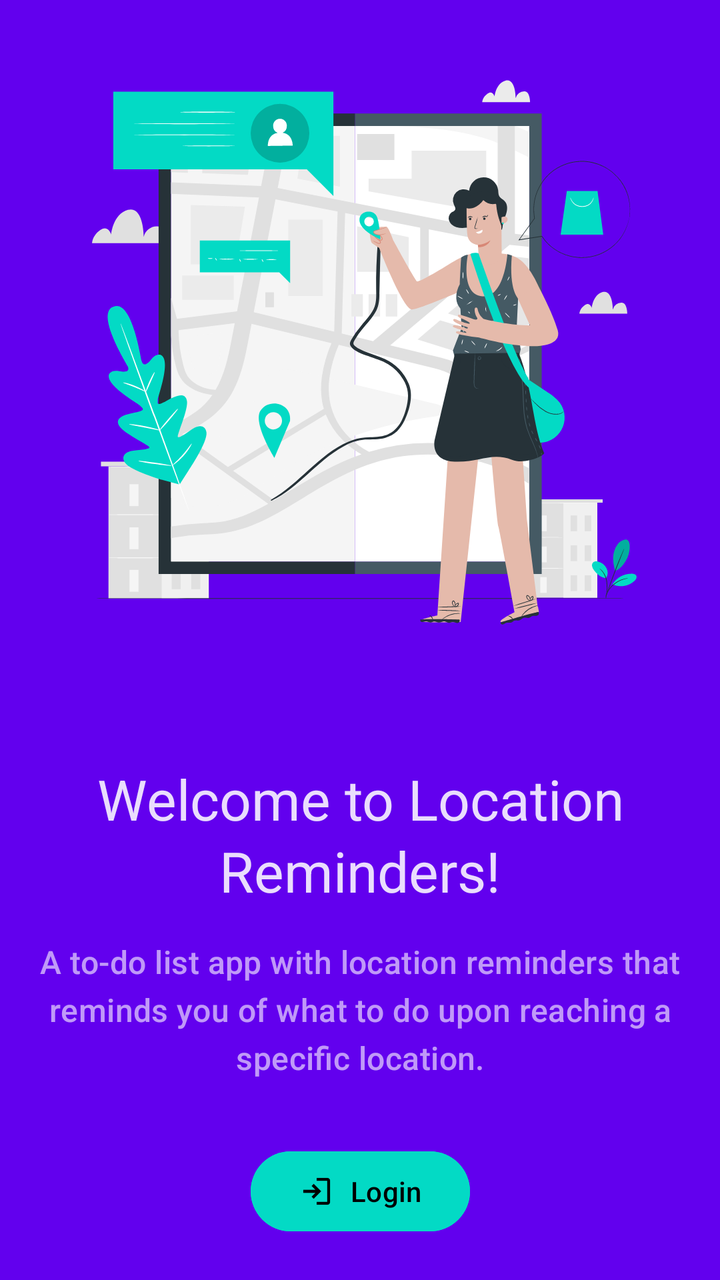
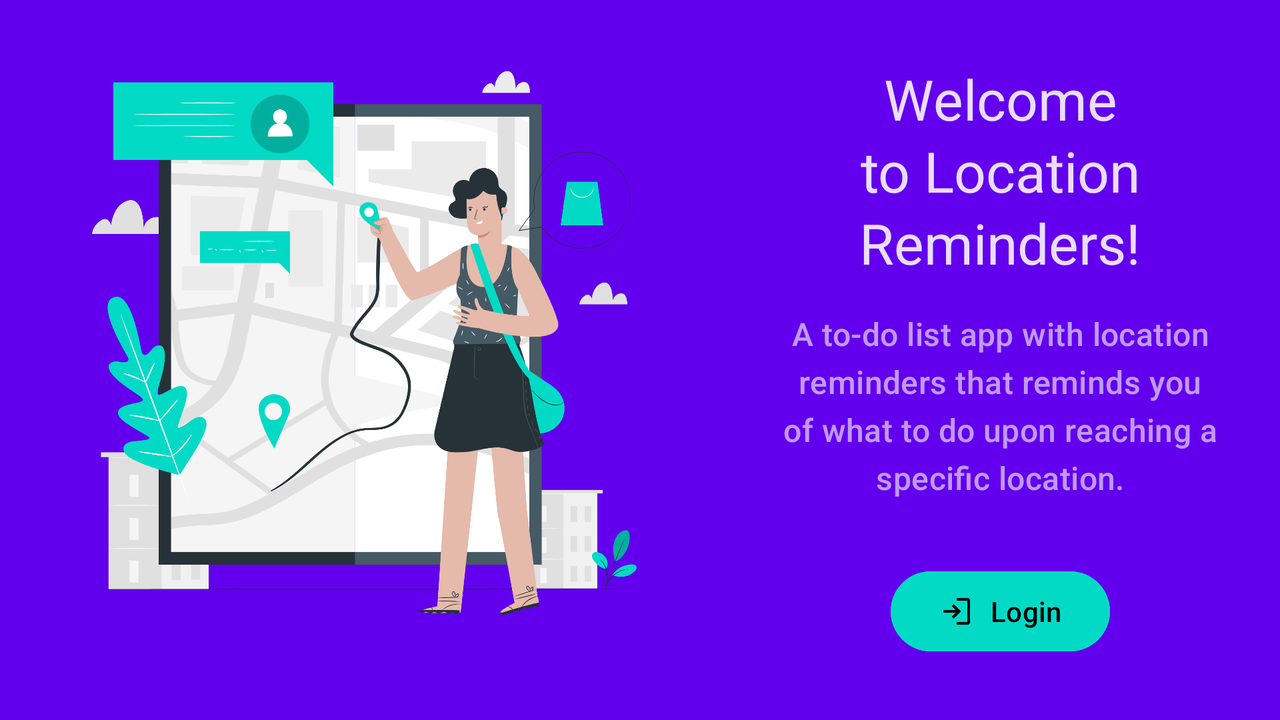

One screen, two layout resources from the same app: the default and the repository's alternative for another configuration. Each is rendered where Android would select it; the XML of both is given below.
<!-- AndroidManifest.xml: activity theme Theme.LocationReminders.AuthenticationActivity -->
<!-- res/layout/activity_authentication.xml -->
<?xml version="1.0" encoding="utf-8"?>
<androidx.core.widget.NestedScrollView xmlns:android="http://schemas.android.com/apk/res/android"
    xmlns:app="http://schemas.android.com/apk/res-auto"
    xmlns:tools="http://schemas.android.com/tools"
    android:id="@+id/authentication_nested_scroll_view"
    android:layout_width="match_parent"
    android:layout_height="match_parent"
    android:background="?colorPrimary"
    android:fillViewport="true"
    tools:context=".authentication.AuthenticationActivity">

    <androidx.constraintlayout.widget.ConstraintLayout
        android:layout_width="match_parent"
        android:layout_height="wrap_content">

        <androidx.appcompat.widget.AppCompatImageView
            android:id="@+id/onboarding_app_compat_image_view"
            android:layout_width="match_parent"
            android:layout_height="wrap_content"
            android:layout_margin="@dimen/margin_normal"
            android:adjustViewBounds="true"
            android:src="@drawable/illustration_onboarding"
            app:layout_constraintBottom_toTopOf="@+id/onboarding_linear_layout_compat"
            app:layout_constraintEnd_toEndOf="parent"
            app:layout_constraintHorizontal_bias="0.5"
            app:layout_constraintStart_toStartOf="parent"
            app:layout_constraintTop_toTopOf="parent"
            app:layout_constraintVertical_chainStyle="packed" />

        <androidx.appcompat.widget.LinearLayoutCompat
            android:id="@+id/onboarding_linear_layout_compat"
            android:layout_width="match_parent"
            android:layout_height="wrap_content"
            android:layout_margin="@dimen/margin_normal"
            android:orientation="vertical"
            app:layout_constraintBottom_toTopOf="@+id/login_material_button"
            app:layout_constraintEnd_toEndOf="parent"
            app:layout_constraintHorizontal_bias="0.5"
            app:layout_constraintStart_toStartOf="parent"
            app:layout_constraintTop_toBottomOf="@+id/onboarding_app_compat_image_view">

            <com.google.android.material.textview.MaterialTextView
                style="@style/TextAppearance.Material3.HeadlineMedium"
                android:layout_width="match_parent"
                android:layout_height="wrap_content"
                android:alpha="@dimen/material_emphasis_high_type"
                android:gravity="center"
                android:text="@string/welcome_to_location_reminders"
                android:textColor="?colorOnPrimary" />

            <com.google.android.material.textview.MaterialTextView
                style="@style/TextAppearance.Material3.TitleMedium"
                android:layout_width="match_parent"
                android:layout_height="wrap_content"
                android:layout_marginTop="@dimen/margin_normal"
                android:alpha="@dimen/material_emphasis_medium"
                android:gravity="center"
                android:text="@string/a_to_do_list_app_with_location_reminders_that_reminds_you_of_what_to_do_upon_reaching_a_specific_location"
                android:textColor="?colorOnPrimary" />
        </androidx.appcompat.widget.LinearLayoutCompat>

        <com.google.android.material.button.MaterialButton
            android:id="@+id/login_material_button"
            style="@style/Widget.Material3.Button.TonalButton"
            android:layout_width="wrap_content"
            android:layout_height="wrap_content"
            android:layout_margin="@dimen/margin_normal"
            android:backgroundTint="?colorSecondary"
            android:text="@string/login"
            android:textColor="?colorOnSecondary"
            app:icon="@drawable/ic_baseline_login_24"
            app:iconTint="?colorOnSecondary"
            app:layout_constraintBottom_toBottomOf="parent"
            app:layout_constraintEnd_toEndOf="parent"
            app:layout_constraintHorizontal_bias="0.5"
            app:layout_constraintStart_toStartOf="parent"
            app:layout_constraintTop_toBottomOf="@+id/onboarding_linear_layout_compat" />
    </androidx.constraintlayout.widget.ConstraintLayout>
</androidx.core.widget.NestedScrollView>
<!-- resources referenced by this layout -->
<resources>
  <dimen name="margin_normal">16dp</dimen>
  <!-- drawable ic_baseline_login_24 (drawable) -->
  <vector xmlns:android="http://schemas.android.com/apk/res/android"
      android:width="24dp"
      android:height="24dp"
      android:autoMirrored="true"
      android:tint="?colorOnSurface"
      android:viewportWidth="24"
      android:viewportHeight="24">
      <path
          android:fillColor="@android:color/white"
          android:pathData="M12,21V19H19Q19,19 19,19Q19,19 19,19V5Q19,5 19,5Q19,5 19,5H12V3H19Q19.825,3 20.413,3.587Q21,4.175 21,5V19Q21,19.825 20.413,20.413Q19.825,21 19,21ZM10,17 L8.625,15.55 11.175,13H3V11H11.175L8.625,8.45L10,7L15,12Z" />
  </vector>
  <string name="a_to_do_list_app_with_location_reminders_that_reminds_you_of_what_to_do_upon_reaching_a_specific_location">A to-do list app with location reminders that reminds you of what to do upon reaching a specific location.</string>
  <string name="login">Login</string>
  <string name="welcome_to_location_reminders">Welcome to Location Reminders!</string>
  <!-- from res/values-v27/ -->
  <style name="Theme.LocationReminders.AuthenticationActivity" parent="Theme.LocationReminders">
          
          <item name="android:statusBarColor">?attr/colorPrimary</item>
          <item name="android:windowLightStatusBar">false</item>
          
          <item name="android:navigationBarColor">?attr/colorPrimary</item>
          <item name="android:windowLightNavigationBar">false</item>
      </style>
  <!-- drawable ic_baseline_arrow_back_24 (drawable-v24) -->
  <vector xmlns:android="http://schemas.android.com/apk/res/android"
      android:width="24dp"
      android:height="24dp"
      android:autoMirrored="true"
      android:tint="?colorOnSurface"
      android:viewportWidth="24"
      android:viewportHeight="24">
      <path
          android:fillColor="@android:color/white"
          android:pathData="M12,20 L4,12 12,4 13.425,5.4 7.825,11H20V13H7.825L13.425,18.6Z" />
  </vector>
  <style name="Overflow" parent="@style/Widget.AppCompat.ActionButton.Overflow">
          <item name="android:src">@drawable/ic_baseline_more_vert_24</item>
      </style>
  <!-- drawable ic_baseline_more_vert_24 (drawable) -->
  <vector xmlns:android="http://schemas.android.com/apk/res/android"
      android:width="24dp"
      android:height="24dp"
      android:tint="?colorOnSurface"
      android:viewportWidth="24"
      android:viewportHeight="24">
      <path
          android:fillColor="@android:color/white"
          android:pathData="M12,20Q11.175,20 10.588,19.413Q10,18.825 10,18Q10,17.175 10.588,16.587Q11.175,16 12,16Q12.825,16 13.413,16.587Q14,17.175 14,18Q14,18.825 13.413,19.413Q12.825,20 12,20ZM12,14Q11.175,14 10.588,13.412Q10,12.825 10,12Q10,11.175 10.588,10.587Q11.175,10 12,10Q12.825,10 13.413,10.587Q14,11.175 14,12Q14,12.825 13.413,13.412Q12.825,14 12,14ZM12,8Q11.175,8 10.588,7.412Q10,6.825 10,6Q10,5.175 10.588,4.588Q11.175,4 12,4Q12.825,4 13.413,4.588Q14,5.175 14,6Q14,6.825 13.413,7.412Q12.825,8 12,8Z" />
  </vector>
  <!-- some entries are left out for length -->
</resources>
<!-- res/layout-land/activity_authentication.xml (the repository's variant of the layout above) -->
<!-- drawn on the phone turned sideways -->
<?xml version="1.0" encoding="utf-8"?>
<androidx.core.widget.NestedScrollView xmlns:android="http://schemas.android.com/apk/res/android"
    xmlns:app="http://schemas.android.com/apk/res-auto"
    xmlns:tools="http://schemas.android.com/tools"
    android:id="@+id/authentication_nested_scroll_view"
    android:layout_width="match_parent"
    android:layout_height="match_parent"
    android:background="?colorPrimary"
    android:fillViewport="true"
    tools:context=".authentication.AuthenticationActivity">

    <androidx.constraintlayout.widget.ConstraintLayout
        android:layout_width="match_parent"
        android:layout_height="wrap_content">

        <androidx.appcompat.widget.AppCompatImageView
            android:id="@+id/onboarding_app_compat_image_view"
            android:layout_width="wrap_content"
            android:layout_height="match_parent"
            android:layout_margin="@dimen/margin_normal"
            android:adjustViewBounds="true"
            android:src="@drawable/illustration_onboarding"
            app:layout_constraintBottom_toBottomOf="parent"
            app:layout_constraintStart_toStartOf="parent"
            app:layout_constraintTop_toTopOf="parent" />

        <androidx.appcompat.widget.LinearLayoutCompat
            android:id="@+id/onboarding_linear_layout_compat"
            android:layout_width="0dp"
            android:layout_height="wrap_content"
            android:layout_marginStart="@dimen/margin_double"
            android:layout_marginTop="@dimen/margin_normal"
            android:layout_marginEnd="@dimen/margin_normal"
            android:layout_marginBottom="@dimen/margin_normal"
            android:orientation="vertical"
            app:layout_constraintBottom_toTopOf="@+id/login_material_button"
            app:layout_constraintEnd_toEndOf="parent"
            app:layout_constraintHorizontal_bias="0.5"
            app:layout_constraintStart_toEndOf="@+id/onboarding_app_compat_image_view"
            app:layout_constraintTop_toTopOf="parent"
            app:layout_constraintVertical_chainStyle="packed">

            <com.google.android.material.textview.MaterialTextView
                style="@style/TextAppearance.Material3.HeadlineMedium"
                android:layout_width="match_parent"
                android:layout_height="wrap_content"
                android:alpha="@dimen/material_emphasis_high_type"
                android:gravity="center"
                android:text="@string/welcome_to_location_reminders"
                android:textColor="?colorOnPrimary" />

            <com.google.android.material.textview.MaterialTextView
                style="@style/TextAppearance.Material3.TitleMedium"
                android:layout_width="match_parent"
                android:layout_height="wrap_content"
                android:layout_marginTop="@dimen/margin_normal"
                android:alpha="@dimen/material_emphasis_medium"
                android:gravity="center"
                android:text="@string/a_to_do_list_app_with_location_reminders_that_reminds_you_of_what_to_do_upon_reaching_a_specific_location"
                android:textColor="?colorOnPrimary" />
        </androidx.appcompat.widget.LinearLayoutCompat>

        <com.google.android.material.button.MaterialButton
            android:id="@+id/login_material_button"
            style="@style/Widget.Material3.Button.TonalButton"
            android:layout_width="wrap_content"
            android:layout_height="wrap_content"
            android:layout_marginStart="@dimen/margin_double"
            android:layout_marginTop="@dimen/margin_normal"
            android:layout_marginEnd="@dimen/margin_normal"
            android:layout_marginBottom="@dimen/margin_normal"
            android:backgroundTint="?colorSecondary"
            android:text="@string/login"
            android:textColor="?colorOnSecondary"
            app:icon="@drawable/ic_baseline_login_24"
            app:iconTint="?colorOnSecondary"
            app:layout_constraintBottom_toBottomOf="parent"
            app:layout_constraintEnd_toEndOf="parent"
            app:layout_constraintStart_toEndOf="@+id/onboarding_app_compat_image_view"
            app:layout_constraintTop_toBottomOf="@+id/onboarding_linear_layout_compat" />
    </androidx.constraintlayout.widget.ConstraintLayout>
</androidx.core.widget.NestedScrollView>
<!-- resources referenced by the variant -->
<!-- as the phone turned sideways resolves them -->
<resources>
  <dimen name="margin_double">32dp</dimen>
  <dimen name="margin_normal">16dp</dimen>
  <!-- drawable ic_baseline_login_24 (drawable) -->
  <vector xmlns:android="http://schemas.android.com/apk/res/android"
      android:width="24dp"
      android:height="24dp"
      android:autoMirrored="true"
      android:tint="?colorOnSurface"
      android:viewportWidth="24"
      android:viewportHeight="24">
      <path
          android:fillColor="@android:color/white"
          android:pathData="M12,21V19H19Q19,19 19,19Q19,19 19,19V5Q19,5 19,5Q19,5 19,5H12V3H19Q19.825,3 20.413,3.587Q21,4.175 21,5V19Q21,19.825 20.413,20.413Q19.825,21 19,21ZM10,17 L8.625,15.55 11.175,13H3V11H11.175L8.625,8.45L10,7L15,12Z" />
  </vector>
  <string name="a_to_do_list_app_with_location_reminders_that_reminds_you_of_what_to_do_upon_reaching_a_specific_location">A to-do list app with location reminders that reminds you of what to do upon reaching a specific location.</string>
  <string name="login">Login</string>
  <string name="welcome_to_location_reminders">Welcome to Location Reminders!</string>
  <!-- from res/values-v27/ -->
  <style name="Theme.LocationReminders.AuthenticationActivity" parent="Theme.LocationReminders">
          
          <item name="android:statusBarColor">?attr/colorPrimary</item>
          <item name="android:windowLightStatusBar">false</item>
          
          <item name="android:navigationBarColor">?attr/colorPrimary</item>
          <item name="android:windowLightNavigationBar">false</item>
      </style>
  <!-- drawable ic_baseline_arrow_back_24 (drawable-v24) -->
  <vector xmlns:android="http://schemas.android.com/apk/res/android"
      android:width="24dp"
      android:height="24dp"
      android:autoMirrored="true"
      android:tint="?colorOnSurface"
      android:viewportWidth="24"
      android:viewportHeight="24">
      <path
          android:fillColor="@android:color/white"
          android:pathData="M12,20 L4,12 12,4 13.425,5.4 7.825,11H20V13H7.825L13.425,18.6Z" />
  </vector>
  <style name="Overflow" parent="@style/Widget.AppCompat.ActionButton.Overflow">
          <item name="android:src">@drawable/ic_baseline_more_vert_24</item>
      </style>
  <!-- drawable ic_baseline_more_vert_24 (drawable) -->
  <vector xmlns:android="http://schemas.android.com/apk/res/android"
      android:width="24dp"
      android:height="24dp"
      android:tint="?colorOnSurface"
      android:viewportWidth="24"
      android:viewportHeight="24">
      <path
          android:fillColor="@android:color/white"
          android:pathData="M12,20Q11.175,20 10.588,19.413Q10,18.825 10,18Q10,17.175 10.588,16.587Q11.175,16 12,16Q12.825,16 13.413,16.587Q14,17.175 14,18Q14,18.825 13.413,19.413Q12.825,20 12,20ZM12,14Q11.175,14 10.588,13.412Q10,12.825 10,12Q10,11.175 10.588,10.587Q11.175,10 12,10Q12.825,10 13.413,10.587Q14,11.175 14,12Q14,12.825 13.413,13.412Q12.825,14 12,14ZM12,8Q11.175,8 10.588,7.412Q10,6.825 10,6Q10,5.175 10.588,4.588Q11.175,4 12,4Q12.825,4 13.413,4.588Q14,5.175 14,6Q14,6.825 13.413,7.412Q12.825,8 12,8Z" />
  </vector>
  <!-- some entries are left out for length -->
</resources>
